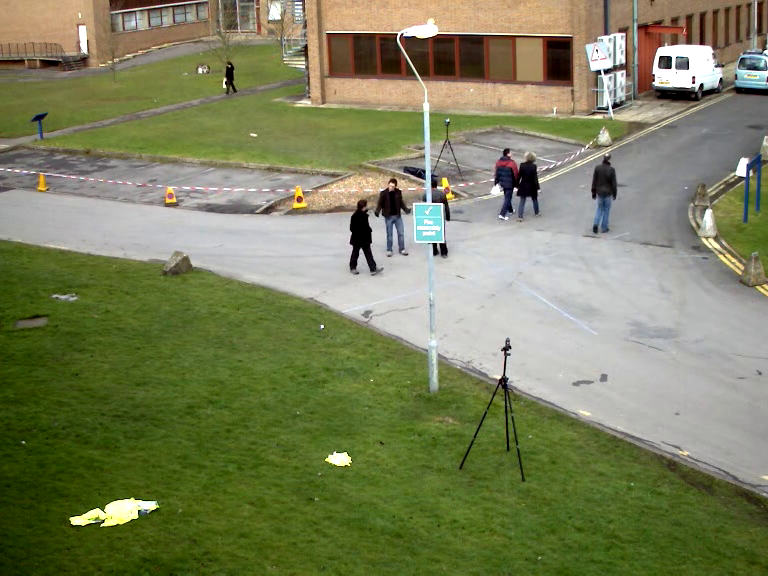
#> input picture source/blog/computer-vision/Change-Detection/frame101.png, 768 x 576 px
$ jupyter execute change-detection.ipynb   (shell and % lines are left out)
#> lines starting #> are read from the running program, lines starting #| are printed output that depends on the picture; after the words box and inside, x2 and y2 are one past the last pixel; in counts of white or black regions, pixels touching at a corner belong together
# Change and Tracking

Kevin J. Walchko, Phd

created 30 September 2017

---

We are going to talk about change detection. Basically, we want to know when a scene has changed because we are trying to count the number of people leaving a building, how many cars are on a road, or did someone just plant a bomb by leaving a bag in an airport? There are many ways to do this and we will look at a couple.

## Objectives

- understand how to detect change between 2 images
- understand how to use the OpenCV blob interface

## References

- [OpenCV background subtraction](https://docs.opencv.org/3.4.0/db/d5c/tutorial_py_bg_subtraction.html)
- [OpenCV source code on github](https://github.com/opencv/opencv)
- [OpenCV 3.4 Docs](https://docs.opencv.org/3.4.0/)
- [OpenCV 3.4 Python Tutorials](https://docs.opencv.org/3.4.0/d6/d00/tutorial_py_root.html)

## Setup

[cell 1]
from __future__ import print_function
# these imports let you use opencv
import cv2          # opencv itself
# import common       # some useful opencv functions
# import video        # some video stuff
import numpy as np  # matrix manipulations

from matplotlib import pyplot as plt           # this lets you draw inline pictures in the notebooks

[cell 2]
import pylab                                   # this allows you to control figure size
pylab.rcParams['figure.figsize'] = (10.0, 18.0) # this controls figure size in the notebook

# Background Subtraction

Background subtraction is a major preprocessing step in many vision based applications. For example, consider the cases like a visitor counter where a static camera takes the number of visitors entering or leaving the room, or a traffic camera extracting information about the vehicles etc. In all these cases, first you need to extract the person or vehicles alone. Technically, you need to extract the moving foreground from static background.

If you have an image of the background alone, like an image of the room without visitors, an image of the road without vehicles etc, it is an easy job. Just subtract the new image from the background. You get the foreground objects alone. But in most of the cases, you may not have such an image, so we need to extract the background from whatever images we have. It become more complicated when there is a shadow from the vehicles on the road. Since the shadow is also moving, simple subtraction will mark that also as foreground too. Basically, things are complicated. Several algorithms were introduced to OpenCV for this purpose.

## Simple Subtraction

First let's do the simple method of change detection. Given an image of the background, do a simple subtraction pixel by pixel and determine if the scene has changed.

Now this method is very simple and straight forward. However, it has several issues:

- I need to have a background picture before I start to determine if the scene changed ... you don't always have that
- You need the same lighting in the background picture and the picture that might contain change, otherwise, a lot of pixels will register change.
    - If you are doing this outdoors, then you will have issues with the sun moving and shadows changing
    - You will also, obviously, have issues with day/night or full moon/new moon lighting conditions
- Although most cameras are made fairly well, you will still have slight variations in the same pixel capturing the same scene from frame to frame. This is a function of:
    - how photons hit the pixel during an integration time
    - camera focal plane noise
    - encoding or compression artifact the camera will introduce before your program gets the image

## BackgroundSubtractorMOG

**This one seems to be missing on my version of OpenCV 3.3 on macOS**

It is a Gaussian Mixture-based Background/Foreground Segmentation Algorithm. It was introduced in the paper "An improved adaptive background mixture model for real-time tracking with shadow detection" by P. KadewTraKuPong and R. Bowden in 2001. It uses a method to model each background pixel by a mixture of K Gaussian distributions (K = 3 to 5). The weights of the mixture represent the time proportions that those colors stay in the scene. The probable background colors are the ones which stay longer and more static.

While coding, we need to create a background object using the function, `cv2.createBackgroundSubtractorMOG()`. It has some optional parameters like length of history, number of gaussian mixtures, threshold etc. It is all set to some default values. Then inside the video loop, use backgroundsubtractor.apply() method to get the foreground mask.

## BackgroundSubtractorMOG2

It is also a Gaussian Mixture-based Background/Foreground Segmentation Algorithm. It is based on two papers by Z.Zivkovic, "Improved adaptive Gausian mixture model for background subtraction" in 2004 and "Efficient Adaptive Density Estimation per Image Pixel for the Task of Background Subtraction" in 2006. One important feature of this algorithm is that it selects the appropriate number of gaussian distribution for each pixel. (Remember, in the last case, we took a K gaussian distributions throughout the algorithm). It provides better adaptibility to varying scenes due illumination changes etc.

As in the previous case, we have to create a background subtractor object. Here, you have an option of selecting whether shadows are detected or not. If `detectShadows = True` (which is so by default), it detects and marks shadows, but decreases the speed. Shadows will be marked in gray color.

- `cv2.BackgroundSubtractorMOG2()` creates a MOG2 object
- `MOG2.apply(image, learningRate)` produces a grayscale image [0, 255] with some noise/stray pixels showing change
    - *learningRate:* The value between 0 and 1 that indicates how fast the background model is updated. Remember, faster is not always better.
- `MOG2.setDetectShadows(*True or False*)` toggles the shadow detection. You may not always want to remove shadows ... why? If I am detecting people in a video. Then coupling the detections with time of day and where the sun is, it helps to give me the ability to *estimate* a person's height. From that you could *estimate* gender, age, etc. We do stuff like this in IMINT and shadows tell us things.

```python
# this function is to be run from the command line and not a jupyter notebook

def MOG2(cap):
    # this function takes in cv2.VideoCapture() object which is either a camera
    # or a video (i.e., mp4) and runs through the images performing background
    # subtraction
    kernel = cv2.getStructuringElement(cv2.MORPH_ELLIPSE,(3,3))
    print('kernel', kernel)
    fgbg = cv2.createBackgroundSubtractorMOG2()
    # fgbg.setDetectShadows(False)

    while True:
        ret, frame = cap.read()
        if not ret:
            break
        # find the change
        fgmask = fgbg.apply(frame)
        # clean up the image
        fgmask = cv2.morphologyEx(fgmask, cv2.MORPH_OPEN, kernel)

        cv2.imshow('frame',fgmask)
        k = cv2.waitKey(10)
        if k == ord('q'):
            break
    cap.release()
    cv2.destroyAllWindows()
```

## BackgroundSubtractorGMG

This algorithm combines statistical background image estimation and per-pixel Bayesian segmentation. It was introduced by Andrew B. Godbehere, Akihiro Matsukawa, Ken Goldberg in their paper “Visual Tracking of Human Visitors under Variable-Lighting Conditions for a Responsive Audio Art Installation” in 2012. As per the paper, the system ran a successful interactive audio art installation called “Are We There Yet?” from March 31 - July 31 2011 at the Contemporary Jewish Museum in San Francisco, California.

It uses first few (120 by default) frames for background modelling. It employs probabilistic foreground segmentation algorithm that identifies possible foreground objects using Bayesian inference. The estimates are adaptive; newer observations are more heavily weighted than old observations to accommodate variable illumination. Several morphological filtering operations like closing and opening are done to remove unwanted noise. You will get a black window during first few frames.

```python
import numpy as np
import cv2

cap = cv2.VideoCapture('vtest.avi')

kernel = cv2.getStructuringElement(cv2.MORPH_ELLIPSE,(3,3))
fgbg = cv2.createBackgroundSubtractorGMG()

while(1):
    ret, frame = cap.read()

    fgmask = fgbg.apply(frame)
    fgmask = cv2.morphologyEx(fgmask, cv2.MORPH_OPEN, kernel)

    cv2.imshow('frame',fgmask)
    k = cv2.waitKey(30) & 0xff
    if k == 27:
        break

cap.release()
cv2.destroyAllWindows()
```

# Example

Let grab some frames from a video and see MOG2 in action (sort of).

[cell 3]
def MOG2(frames):
    # this function takes in an array of images from the cv2.VideoCapture() which is either
    # a camera or a video (i.e., mp4) and runs through the images performing background
    # subtraction
    kernel = cv2.getStructuringElement(cv2.MORPH_ELLIPSE,(3,3))
    fgbg = cv2.createBackgroundSubtractorMOG2()
    # fgbg.setDetectShadows(False)

    ret = []

    for frame in frames:
        # find the change
        fgmask = fgbg.apply(frame)
        # clean up the image
        fgmask = cv2.morphologyEx(fgmask, cv2.MORPH_OPEN, kernel)
        ret.append(fgmask)
    return ret

kernel = cv2.getStructuringElement(cv2.MORPH_ELLIPSE,(3,3))
fgbg = cv2.createBackgroundSubtractorMOG2()

f0 = cv2.imread('frame101.png')
#> f0 is the input picture: shape (576, 768, 3); mean B, G, R 92, 128.3, 123.5
f1 = cv2.imread('frame102.png')
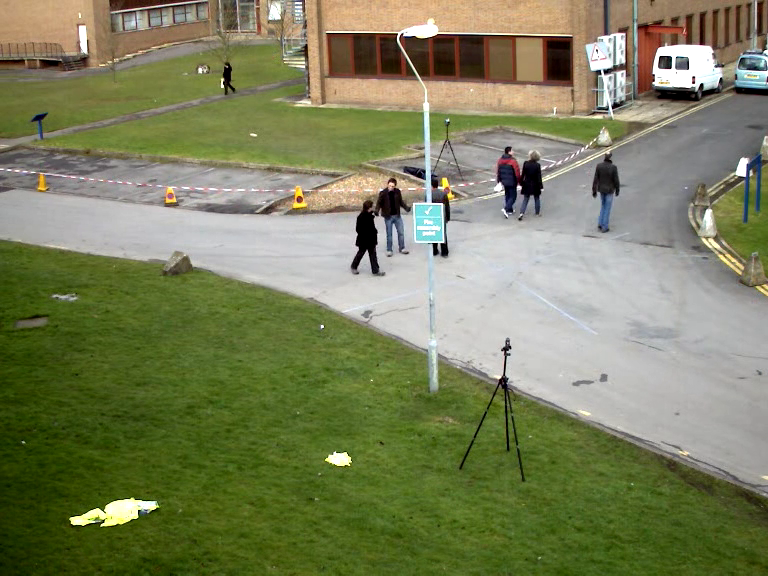
#> input picture source/blog/computer-vision/Change-Detection/frame102.png, 768 x 576 px
#> f1 is the input picture: shape (576, 768, 3); mean B, G, R 91.9, 128.3, 123.4
f2 = cv2.imread('frame103.png')
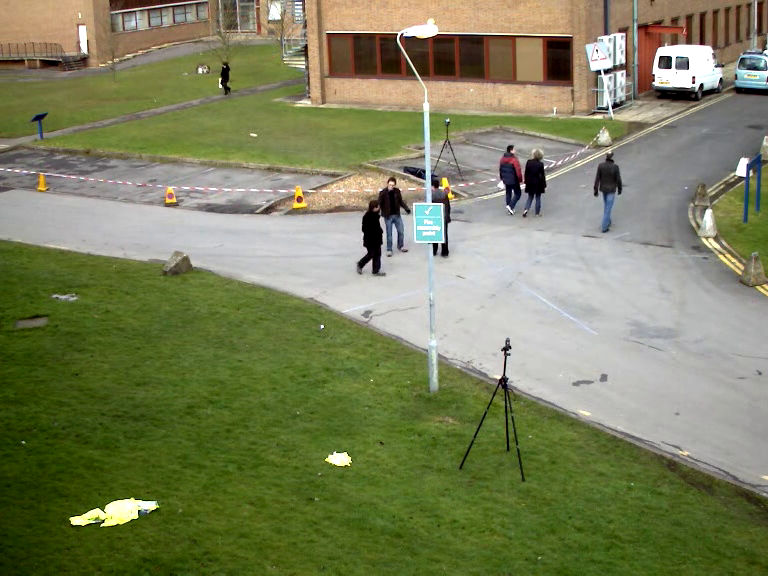
#> input picture source/blog/computer-vision/Change-Detection/frame103.png, 768 x 576 px
#> f2 is the input picture: shape (576, 768, 3); mean B, G, R 92.1, 128.4, 123.6
f3 = cv2.imread('frame104.png')
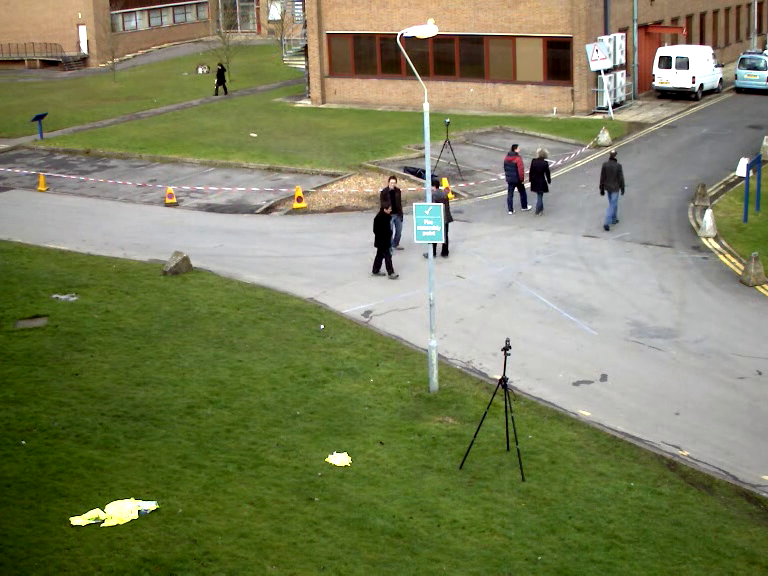
#> input picture source/blog/computer-vision/Change-Detection/frame104.png, 768 x 576 px
#> f3 is the input picture: shape (576, 768, 3); mean B, G, R 92.3, 128.6, 123.8
inputs = [f0, f1,f2,f3]

masks = MOG2(inputs)
#> the loop in MOG2, `for frame in frames:` made 4 passes
#> pass 1, in MOG2, `fgmask = fgbg.apply(frame)`:
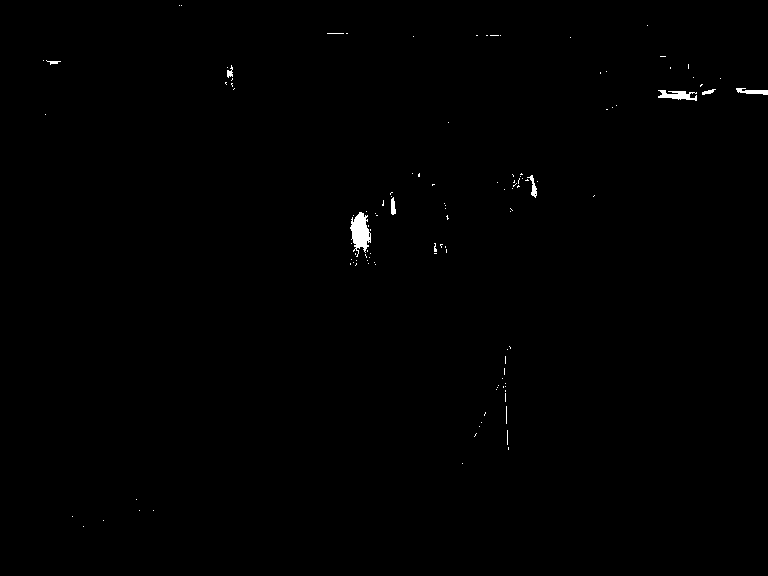
#> fgmask: shape (576, 768); values 127 (black) and 255 (white), 0.34% white; 117 white regions (109 under 20 px), largest, box (x1, y1, x2, y2) and area: (350, 212, 371, 257) 555, (658, 90, 697, 101) 243, (736, 88, 768, 95) 131
#> pass 1, in MOG2, `fgmask = cv2.morphologyEx(fgmask, cv2.MORPH_OPEN, kernel)`:
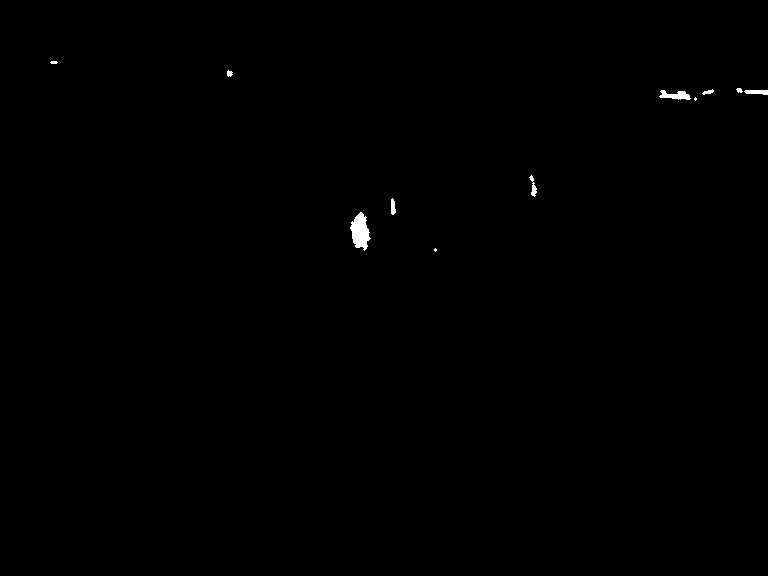
#> fgmask: shape (576, 768); values 127 (black) and 255 (white), 0.24% white; 11 white regions (2 under 20 px), largest, box (x1, y1, x2, y2) and area: (350, 212, 371, 251) 502, (659, 90, 691, 100) 187, (744, 90, 768, 95) 97
#> pass 2, in MOG2, `fgmask = fgbg.apply(frame)`:
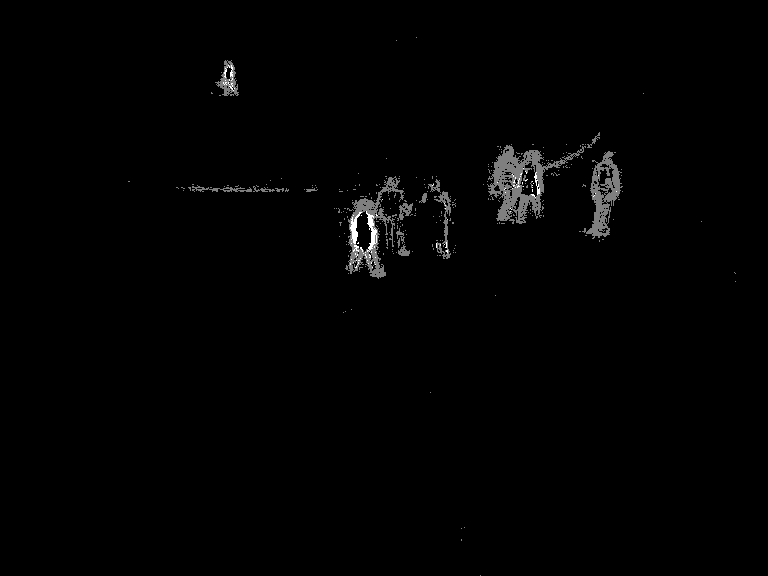
#> fgmask: shape (576, 768); min 0, max 255, mean 2.4
#> after the loop in MOG2, `for frame in frames:`: ret = 4 items
#> masks = 4 items

for ii, i, m in zip([1,3, 5, 7], inputs, masks):
    plt.subplot(4,2,ii)
    plt.imshow(i)
    plt.subplot(4,2,ii+1)
    plt.imshow(m, cmap='gray')
#> this loop made 4 passes
#> ii on passes 1 to 4: 1, 3, 5, 7
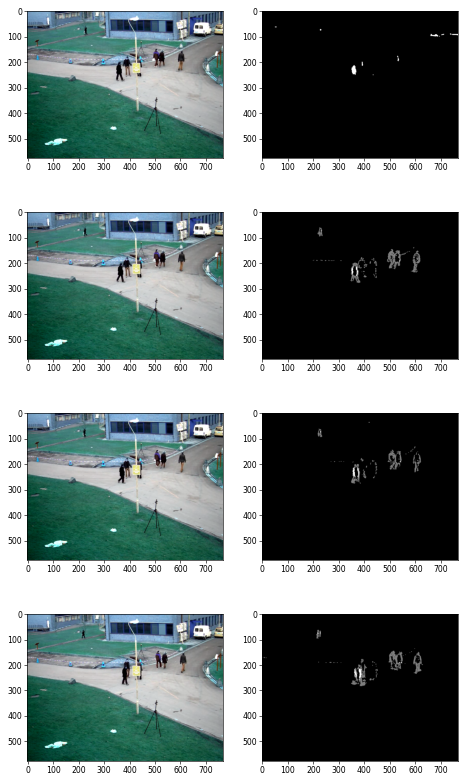
#> figure drawn by matplotlib, 8 panels; B, G, R data is drawn as R, G, B
